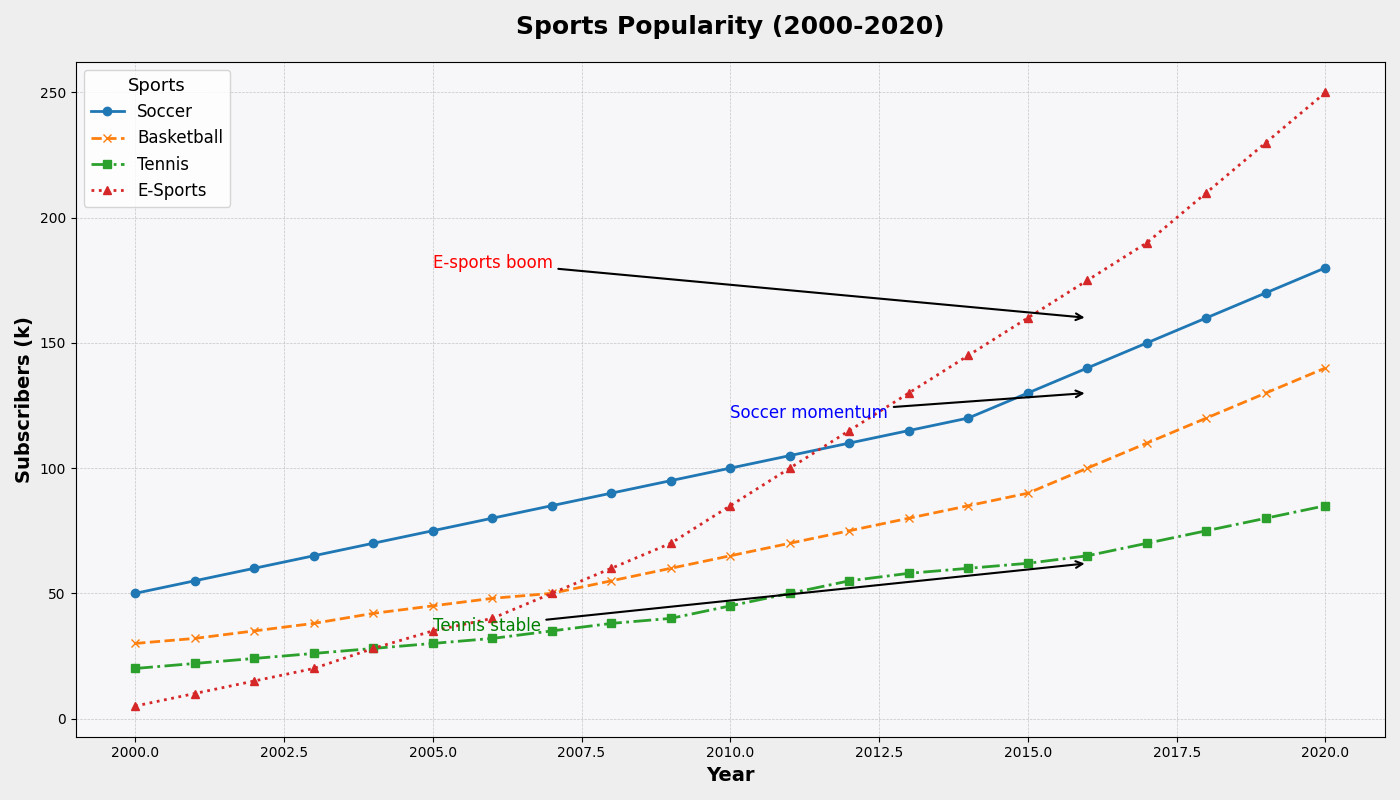

Generate this figure with Python:
import matplotlib.pyplot as plt
import numpy as np

years = np.arange(2000, 2021)
soccer_subs = [50, 55, 60, 65, 70, 75, 80, 85, 90, 95, 100, 105, 110, 115, 120, 130, 140, 150, 160, 170, 180]
basketball_subs = [30, 32, 35, 38, 42, 45, 48, 50, 55, 60, 65, 70, 75, 80, 85, 90, 100, 110, 120, 130, 140]
tennis_subs = [20, 22, 24, 26, 28, 30, 32, 35, 38, 40, 45, 50, 55, 58, 60, 62, 65, 70, 75, 80, 85]
esports_subs = [5, 10, 15, 20, 28, 35, 40, 50, 60, 70, 85, 100, 115, 130, 145, 160, 175, 190, 210, 230, 250]

fig, ax = plt.subplots(figsize=(14, 8))

ax.plot(years, soccer_subs, marker='o', linestyle='-', linewidth=2, label='Soccer', color='#1f77b4')
ax.plot(years, basketball_subs, marker='x', linestyle='--', linewidth=2, label='Basketball', color='#ff7f0e')
ax.plot(years, tennis_subs, marker='s', linestyle='-.', linewidth=2, label='Tennis', color='#2ca02c')
ax.plot(years, esports_subs, marker='^', linestyle=':', linewidth=2, label='E-Sports', color='#d62728')

ax.set_title('Sports Popularity (2000-2020)', fontsize=18, fontweight='bold', pad=20)
ax.set_xlabel('Year', fontsize=14, fontweight='semibold')
ax.set_ylabel('Subscribers (k)', fontsize=14, fontweight='semibold')

ax.grid(True, which='both', linestyle='--', linewidth=0.5, alpha=0.7)
ax.legend(loc='upper left', fontsize=12, title='Sports', title_fontsize='13')

ax.annotate('Soccer momentum', xy=(2016, 130), xytext=(2010, 120),
            arrowprops=dict(facecolor='black', arrowstyle='->', lw=1.5),
            fontsize=12, color='blue')

ax.annotate('E-sports boom', xy=(2016, 160), xytext=(2005, 180),
            arrowprops=dict(facecolor='black', arrowstyle='->', lw=1.5),
            fontsize=12, color='red')

ax.annotate('Tennis stable', xy=(2016, 62), xytext=(2005, 35),
            arrowprops=dict(facecolor='black', arrowstyle='->', lw=1.5),
            fontsize=12, color='green')

ax.set_facecolor('#f7f7f9')
fig.patch.set_facecolor('#eeeeee')

plt.tight_layout()
plt.show()
